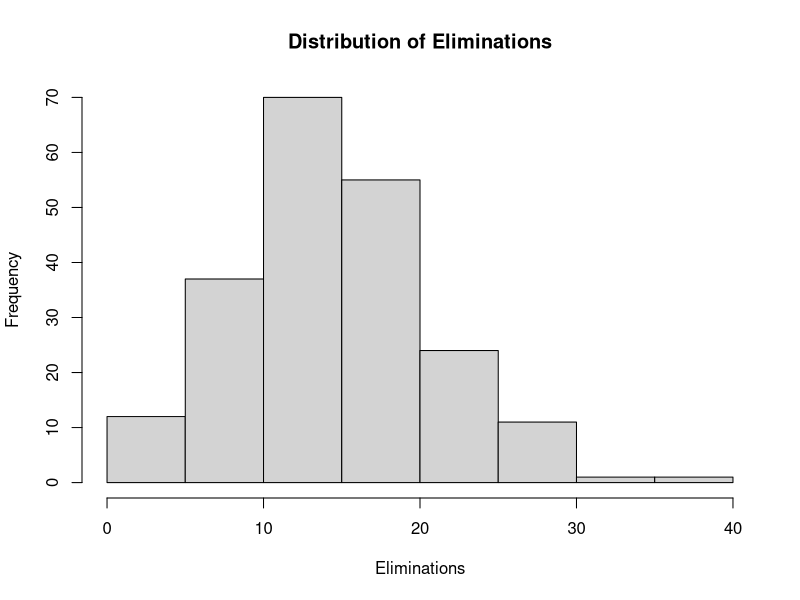
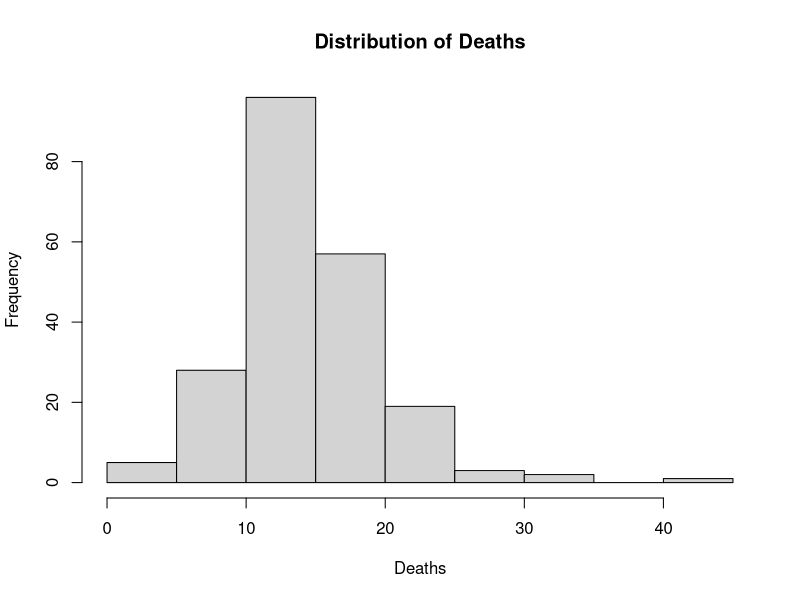
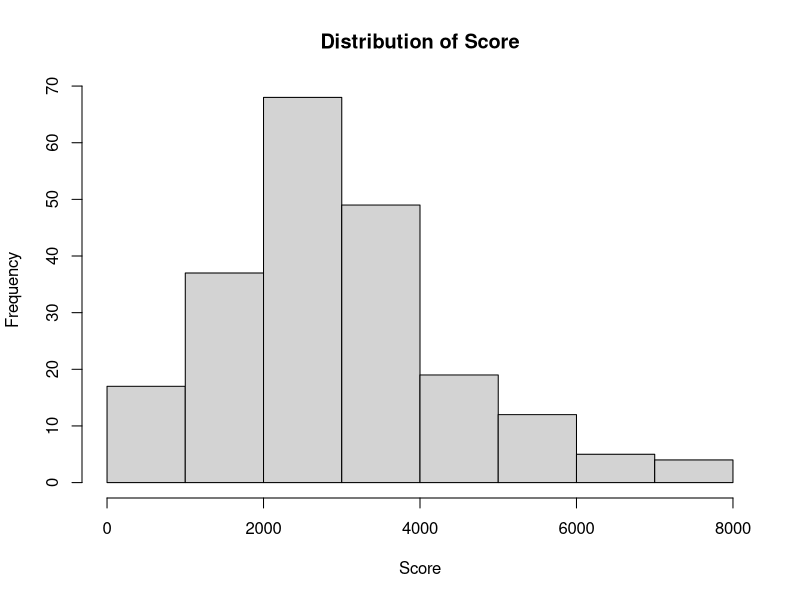
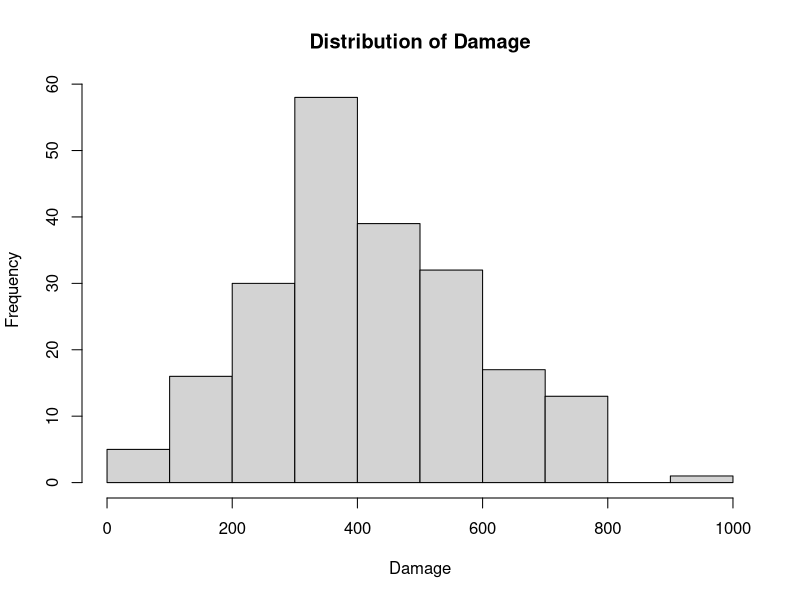
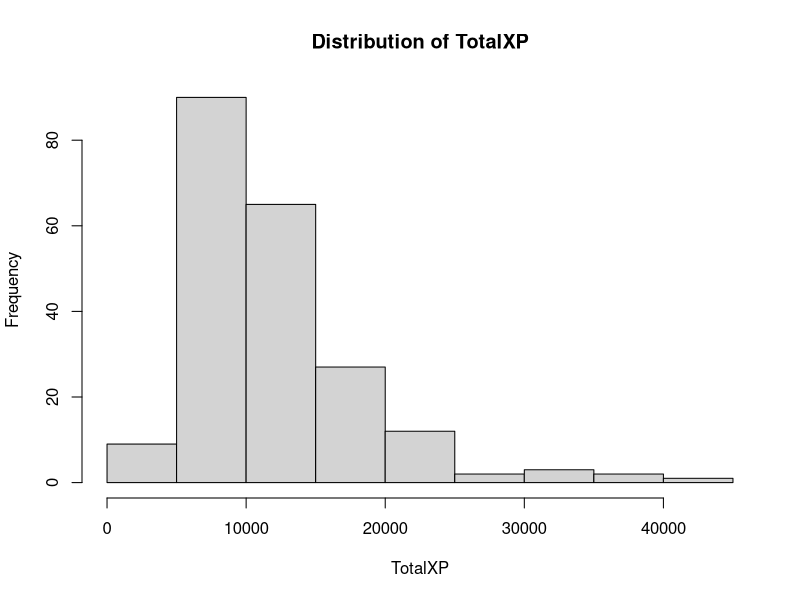
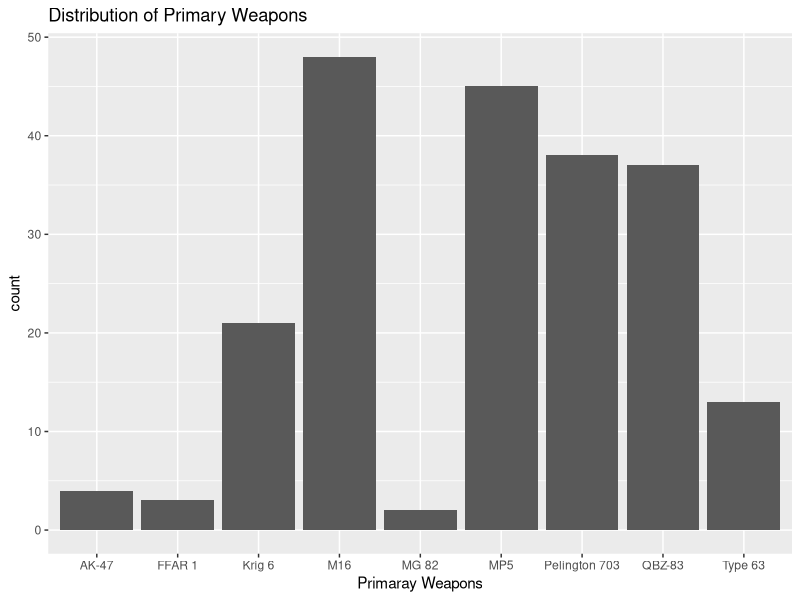
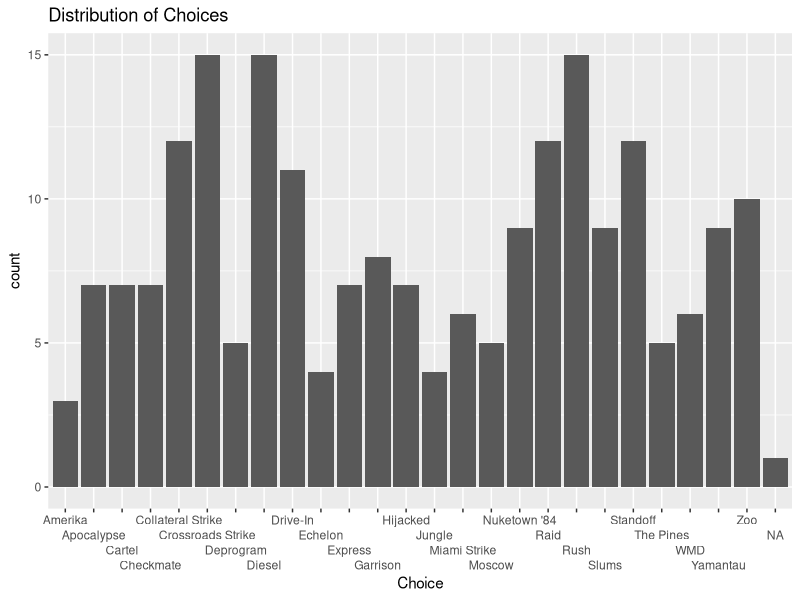

Write R code to recreate these figures, in order.
## ---- chunk 1
knitr::opts_chunk$set(echo = TRUE)
## ---- chunk 2
# Load necessary libraries
library(dplyr)
library(ggplot2)

#Part 1
library(readxl)
CODGames2_mp <- read_excel("data/CODGames2_mp.xlsx")
## ---- chunk 3
#Variable 1: Eliminations
#type
typeof(CODGames2_mp$Eliminations)
#range
range(CODGames2_mp$Eliminations)
#missing value
sum(is.na(CODGames2_mp$Eliminations))
#summary stats
CODGames2_mp %>%
  summarize(
    mean = mean(Eliminations),
    median = median(Eliminations),
    sd = sd(Eliminations),
    min = min(Eliminations),
    max = max(Eliminations)
  )
#plot
hist(CODGames2_mp$Eliminations,
     xlab = "Eliminations",
     main = "Distribution of Eliminations")

#Variable 2: Deaths
typeof(CODGames2_mp$Deaths)
range(CODGames2_mp$Deaths)
sum(is.na(CODGames2_mp$Deaths))
CODGames2_mp %>%
  summarize(
    mean = mean(Deaths),
    median = median(Deaths),
    sd = sd(Deaths),
    min = min(Deaths),
    max = max(Deaths)
  )
hist(CODGames2_mp$Deaths,
     xlab = "Deaths",
     main = "Distribution of Deaths")

#Variable 3: Score
typeof(CODGames2_mp$Score)
range(CODGames2_mp$Score)
sum(is.na(CODGames2_mp$Score))
CODGames2_mp %>%
  summarize(
    mean = mean(Score),
    median = median(Score),
    sd = sd(Score),
    min = min(Score),
    max = max(Score)
  )
hist(CODGames2_mp$Score,
     xlab = "Score",
     main = "Distribution of Score")

#Variable 4: Damage
typeof(CODGames2_mp$Damage)
range(CODGames2_mp$Damage)
sum(is.na(CODGames2_mp$Damage))
CODGames2_mp %>%
  summarize(
    mean = mean(Damage),
    median = median(Damage),
    sd = sd(Damage),
    min = min(Damage),
    max = max(Damage)
  )
hist(CODGames2_mp$Damage,
     xlab = "Damage",
     main = "Distribution of Damage")

#Variable 5: TotalXP
typeof(CODGames2_mp$TotalXP)
range(CODGames2_mp$TotalXP)
sum(is.na(CODGames2_mp$TotalXP))
CODGames2_mp %>%
  summarize(
    mean = mean(TotalXP),
    median = median(TotalXP),
    sd = sd(TotalXP),
    min = min(TotalXP),
    max = max(TotalXP)
  )
hist(CODGames2_mp$TotalXP,
     xlab = "TotalXP",
     main = "Distribution of TotalXP")

#Number 6 Candidates (or remove a quantitative one and add both categorical)

#Variable 6: PrimaryWeapon
typeof(CODGames2_mp$PrimaryWeapon)
unique(CODGames2_mp$PrimaryWeapon)
sum(is.na(CODGames2_mp$PrimaryWeapon))
tableWeapons <- CODGames2_mp %>%
  group_by(PrimaryWeapon) %>%
  summarize(N = n())

ggplot(CODGames2_mp, aes(PrimaryWeapon)) +
  geom_bar() +
  labs(title = "Distribution of Primary Weapons", x = "Primaray Weapons")
  

#Variable 6: Choice #Has NA values
typeof(CODGames2_mp$Choice)
unique(CODGames2_mp$Choice)
sum(is.na(CODGames2_mp$Choice))
CODGames2_mp %>%
  group_by(Choice) %>%
  summarize(N = n())

ggplot(CODGames2_mp, aes(Choice)) +
  geom_bar() +
  scale_x_discrete(guide = guide_axis(n.dodge = 4)) +
  labs(title = "Distribution of Choices", xlab = "Choices")
